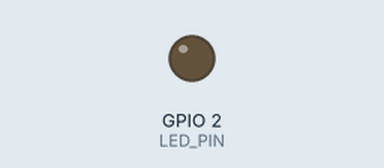
Simulated run of this sketch. Board: ESP32. Parts: output pins drawn as LEDs (lit = HIGH). Nothing arrives over Bluetooth unless stated; a phone connects over Bluetooth LE 3 s after start; what the sketch prints to the serial monitor is not drawn.

Above: at 0.1 s.
At 3.1 s:
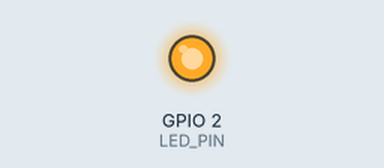
Timing chart, 0 to 4.6 s (numbered marks = the images above):
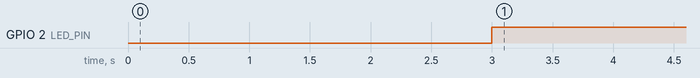

The sketch:

esp32-ble-receiver.ino
```cpp
// ClawTap — ESP32 BLE Receiver
// Принимает текст по BLE (Nordic UART Service) и отправляет на Serial2 TX
// Подключение: ESP32 GPIO17 (TX2) → RP2040 GP1 (UART0 RX)

#include <BLEDevice.h>
#include <BLEServer.h>
#include <BLEUtils.h>
#include <BLE2902.h>

#define SERVICE_UUID        "6E400001-B5A3-F393-E0A9-E50E24DCCA9E"
#define CHAR_RX_UUID        "6E400002-B5A3-F393-E0A9-E50E24DCCA9E"
#define CHAR_TX_UUID        "6E400003-B5A3-F393-E0A9-E50E24DCCA9E"

#define SERIAL_TX_PIN 17
#define SERIAL_RX_PIN 16
#define LED_PIN 2

BLECharacteristic *pTxCharacteristic;
bool deviceConnected = false;
bool oldDeviceConnected = false;

class ServerCallbacks : public BLEServerCallbacks {
  void onConnect(BLEServer *pServer) override {
    deviceConnected = true;
    digitalWrite(LED_PIN, HIGH);
  }
  void onDisconnect(BLEServer *pServer) override {
    deviceConnected = false;
    digitalWrite(LED_PIN, LOW);
    // НЕ вызываем startAdvertising() здесь — BLE-стек ещё не завершил cleanup
  }
};

class RxCallbacks : public BLECharacteristicCallbacks {
  void onWrite(BLECharacteristic *pCharacteristic) override {
    String value = pCharacteristic->getValue();
    if (value.length() > 0) {
      Serial2.print(value);
    }
  }
};

void setup() {
  pinMode(LED_PIN, OUTPUT);
  digitalWrite(LED_PIN, LOW);

  Serial.begin(115200);
  Serial2.begin(9600, SERIAL_8N1, SERIAL_RX_PIN, SERIAL_TX_PIN);

  BLEDevice::init("ClawTap");
  BLEServer *pServer = BLEDevice::createServer();
  pServer->setCallbacks(new ServerCallbacks());

  BLEService *pService = pServer->createService(SERVICE_UUID);

  pTxCharacteristic = pService->createCharacteristic(
    CHAR_TX_UUID, BLECharacteristic::PROPERTY_NOTIFY
  );
  pTxCharacteristic->addDescriptor(new BLE2902());

  BLECharacteristic *pRxCharacteristic = pService->createCharacteristic(
    CHAR_RX_UUID, BLECharacteristic::PROPERTY_WRITE
  );
  pRxCharacteristic->setCallbacks(new RxCallbacks());

  pService->start();

  BLEAdvertising *pAdvertising = BLEDevice::getAdvertising();
  pAdvertising->addServiceUUID(SERVICE_UUID);
  pAdvertising->setScanResponse(true);
  pAdvertising->start();

  Serial.println("ClawTap BLE ready, waiting for connection...");
}

void loop() {
  // Restart advertising после disconnect с задержкой
  if (!deviceConnected && oldDeviceConnected) {
    delay(500);  // дать BLE-стеку завершить cleanup
    BLEDevice::startAdvertising();
    Serial.println("Advertising restarted");
    oldDeviceConnected = false;
  }
  if (deviceConnected && !oldDeviceConnected) {
    oldDeviceConnected = true;
  }
  delay(10);
}
```

Measured:
- by itself, GPIO 2 (LED_PIN): LOW → HIGH at 3.0 s
